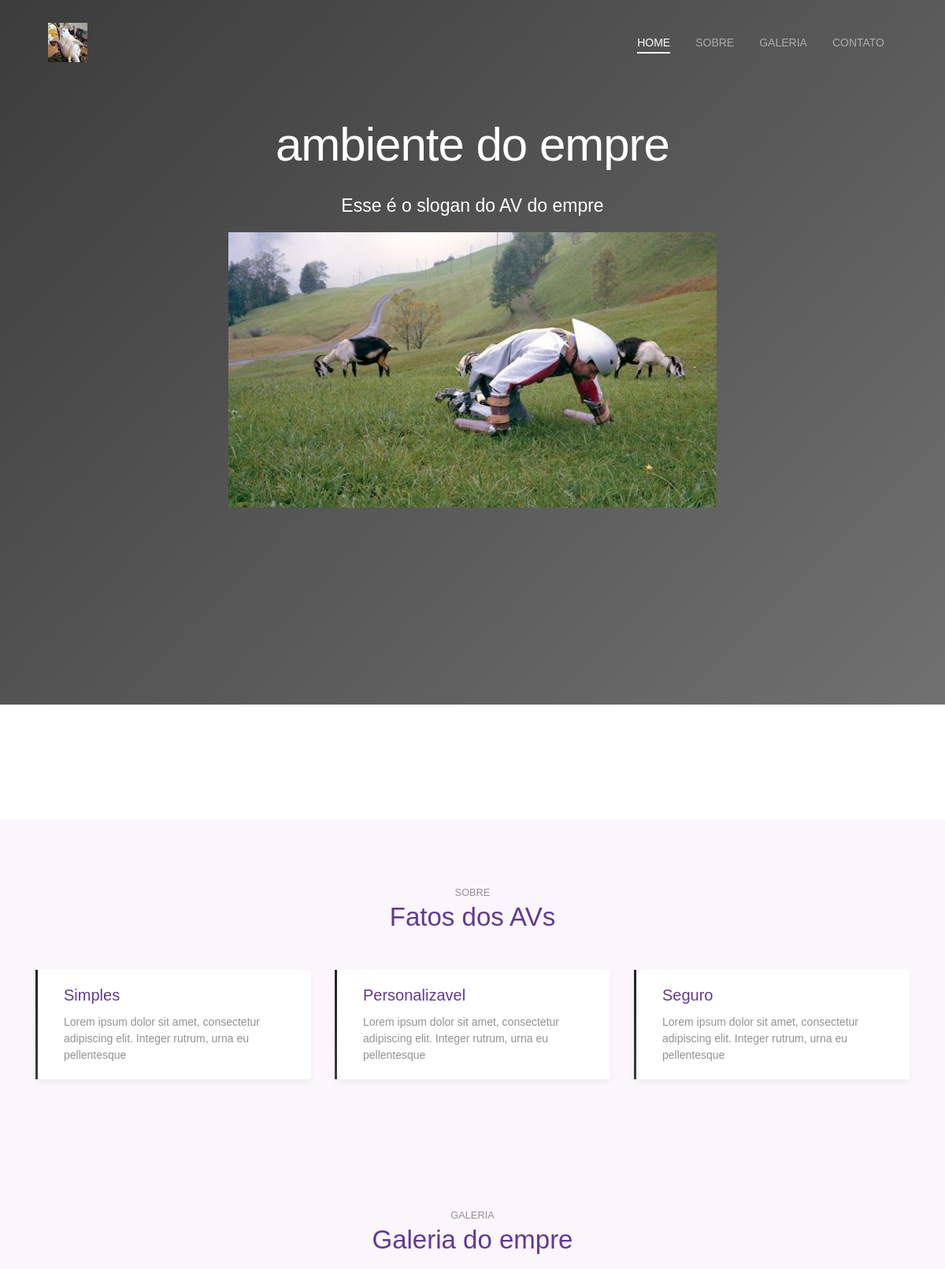
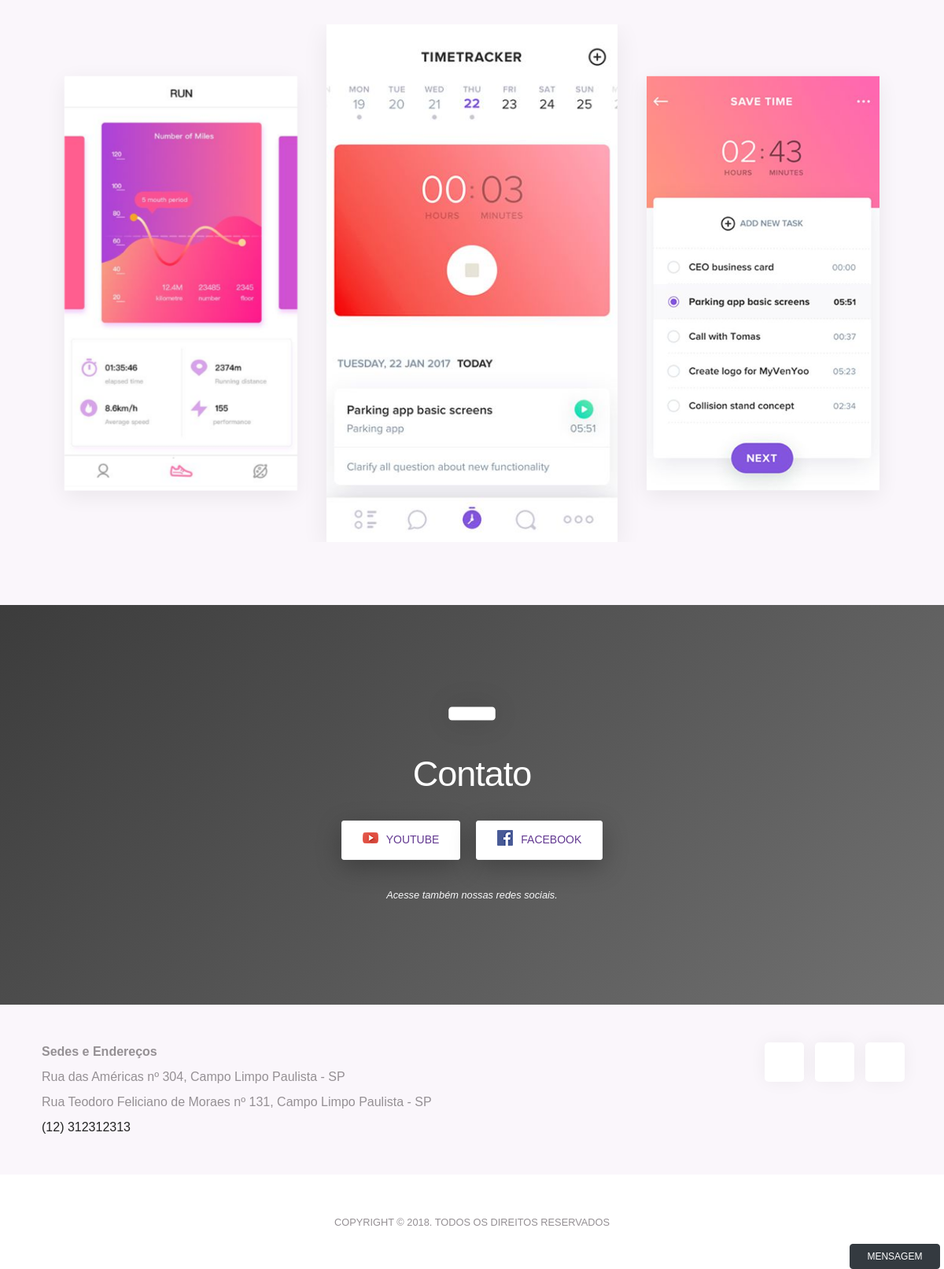
The app's page /ambiente-do-empre (signed in) with its own data (2 pictures, top to bottom).
### tables this page shows
CREATE TABLE `tbl_avs` (
  `id_av` int(11) NOT NULL,
  `user_id` int(11) NOT NULL,
  `url` varchar(220) NOT NULL,
  `nome_av` varchar(220) NOT NULL,
  `slogan_av` varchar(550) NOT NULL,
  `logo_av` varchar(220) NOT NULL,
  `categoria` varchar(220) NOT NULL,
  `func` varchar(220) NOT NULL,
  `palavras_chave` varchar(550) NOT NULL,
  `img_home_active` varchar(50) NOT NULL DEFAULT 'no',
  `img_home` varchar(220) NOT NULL,
  `part1_active` varchar(50) NOT NULL DEFAULT 'yes',
  `part1_title` varchar(110) NOT NULL DEFAULT 'Features you love',
  `part1_nome1` varchar(110) NOT NULL DEFAULT 'Simple',
  `part1_text1` varchar(220) NOT NULL DEFAULT 'Lorem ipsum dolor sit amet, consectetur adipiscing elit. Integer rutrum, urna eu pellentesque',
  `part1_nome2` varchar(110) DEFAULT 'Customize',
  `part1_text2` varchar(220) DEFAULT 'Lorem ipsum dolor sit amet, consectetur adipiscing elit. Integer rutrum, urna eu pellentesque',
  `part1_nome3` varchar(110) DEFAULT 'Secure',
  `part1_text3` varchar(220) DEFAULT 'Lorem ipsum dolor sit amet, consectetur adipiscing elit. Integer rutrum, urna eu pellentesque',
  `part2_active` varchar(50) NOT NULL DEFAULT 'yes',
  `part2_nome1` varchar(110) NOT NULL DEFAULT 'Crie sua conta',
  `part2_text1` varchar(220) NOT NULL DEFAULT 'Lorem ipsum dolor sit amet, consectetur adipiscing elit. Integer rutrum, urna eu pellentesque pretium obcaecati vel exercitationem',
  `part2_nome2` varchar(110) DEFAULT 'Compartilhe com seus amigos',
  `part2_text2` varchar(220) DEFAULT 'Lorem ipsum dolor sit amet, consectetur adipiscing elit. Integer rutrum, urna eu pellentesque pretium obcaecati vel exercitationem',
  `part2_nome3` varchar(110) DEFAULT 'Viva la vida',
  `part2_text3` varchar(220) DEFAULT 'Lorem ipsum dolor sit amet, consectetur adipiscing elit. Integer rutrum, urna eu pellentesque pretium obcaecati vel exercitationem',
  `part2_img` varchar(220) DEFAULT NULL,
  `galery_active` varchar(50) NOT NULL DEFAULT 'no',
  `galery_title` varchar(110) NOT NULL,
  `fotos` varchar(550) NOT NULL,
  `tipos` varchar(220) NOT NULL,
  `tipos_val` varchar(660) NOT NULL,
  `created` varchar(220) NOT NULL
);

CREATE TABLE `tbl_endereco` (
  `id_end` int(11) NOT NULL,
  `user_id` int(11) NOT NULL,
  `cep` varchar(50) NOT NULL,
  `rua` varchar(220) NOT NULL,
  `estado` varchar(20) NOT NULL,
  `cidade` varchar(220) NOT NULL,
  `numero` varchar(220) NOT NULL,
  `nome` varchar(220) NOT NULL,
  `active` varchar(20) DEFAULT NULL,
  `lat` varchar(50) DEFAULT NULL,
  `lon` varchar(50) DEFAULT NULL,
  `raio` varchar(20) NOT NULL
);

CREATE TABLE `tbl_usuarios` (
  `id` int(11) NOT NULL,
  `nome` varchar(220) NOT NULL,
  `nvl_acesso` varchar(50) NOT NULL,
  `email` varchar(220) NOT NULL,
  `senha` varchar(220) NOT NULL,
  `CPF_CNPJ` varchar(220) DEFAULT NULL,
  `telefone` varchar(220) NOT NULL,
  `img` varchar(220) NOT NULL,
  `status` int(11) NOT NULL,
  `created` datetime NOT NULL,
  `modified` datetime DEFAULT NULL
);

### core/Controller.php (called while the page is built)
<?php
	class Controller{
		public function loadView($nameView, $dadosView = array()){
				extract($dadosView);
			require "views/".$nameView.".php";
		}
	}
?>

### controllers/avController.php (called while the page is built, shortened)
<?php
	class avController extends Controller{
		public function index($id_av){
			$nomePag = "ambiente_virtual";
			$avsModel = new avsModel();
			$av_pesquisa = $avsModel->getDadosAV($id_av);
			$av_dados = $av_pesquisa->fetch();
			$dados = array();
			foreach ($av_dados as $key => $value) {
				if(!is_numeric($key)){
					$dados[$key] = $value;
				}
			}
			$this->loadView($nomePag, $dados);
		}
	}
?>

### core/Core.php (called while the page is built, shortened)
<?php
	class Core{
		public function run(){
			$param = array();
			$url = "/";
			if(isset($_GET['url'])){
				$url .= $_GET['url'];
			}
			if($url != "/"){
				$url = explode("/", $url);
				array_shift($url);
				$avsModel = new avsModel();
				$pesquisa = $avsModel -> procuraUrlAv($url[0]);
				if($pesquisa->rowCount() > 0){
					$dados = $pesquisa->fetch();
				}else{
					$currentController = $url[0]."Controller";
				}
				array_shift($url);
				if(isset($url[0]) && !empty($url[0])){
					$currentAction = $url[0];
					array_shift($url);
				}else{
					$currentAction = "index";
				}
				if($pesquisa->rowCount() > 0){
					$param = $dados['id_av'];
				}else{
					$param = $url;
				}
			}else{
				$currentController = "homeController";
				$currentAction = "index";
			}
			$c = new $currentController();
			call_user_func_array(array($c, $currentAction), array($param));
		}
	}
?>

### index.php (called while the page is built, shortened)
<?php
	$core = new Core();
	$core->run();
?>

### core/Model.php (called while the page is built, shortened)
<?php
	class Model{
		public function __construct(){
			global $pdo;
			$this->pdo = $pdo;
		}
	}
?>

### models/avsModel.php (called while the page is built, shortened)
<?php
class avsModel extends Model {
    public function procuraUrlAv($url) {
        $sql = "SELECT * FROM tbl_avs WHERE url = ?";
        $sql = $this->pdo->prepare($sql);
        $sql->bindValue(1, $url);
        $sql->execute();
        return $sql;
    }
}
?>

### models/enderecosModel.php (called while the page is built, shortened)
<?php
    class enderecosModel extends Model{
        public function getEnderecos($id){
            $sql = "SELECT * FROM tbl_endereco WHERE user_id = '$id'";
            $sql = $this->pdo->query($sql);
            return $sql;
        }
    }
?>

### models/usuariosModel.php (called while the page is built, shortened)
<?php
	class usuariosModel extends Model{
		public function getDados($id){
			$sql = "SELECT * FROM tbl_usuarios WHERE id = ?";
			$sql = $this->pdo->prepare($sql);
			$sql->bindValue(1, $id);
			$sql->execute();
			return $sql;
		}
	}
?>

### views/ambiente_virtual.php (the view, shortened to what this page needs)
<!DOCTYPE html>
<html>
    <head>
        <link rel="stylesheet" type="text/css" href="<?php echo BASE_URL; ?>assets/css/bootstrap.min.css">
        <link rel="stylesheet" type="text/css"  href="<?php echo BASE_URL; ?>assets/css/owl.carousel.min.css">
        <link rel="stylesheet" type="text/css"  href="<?php echo BASE_URL; ?>assets/css/style.css" >
    </head>
    <body data-spy="scroll" data-target="#navbar" data-offset="30">
        <div class="nav-menu fixed-top">
            <div class="container">
                <div class="row">
                    <div class="col-md-12">
                        <nav class="navbar navbar-dark navbar-expand-lg">
                            <a class="navbar-brand"><img src="<?php echo BASE_URL . 'assets/images/AV/' . $logo_av; ?>" class="img-fluid" alt="logo" style="height: 50px" ></a>
                            <div class="collapse navbar-collapse" id="navbar">
                                <ul class="navbar-nav ml-auto">
                                    <li class="nav-item"> <a class="nav-link active" href="#home">HOME <span class="sr-only">(current)</span></a></li>
                                    <?php if ($part1_active == "yes" || $part2_active == "yes") { ?>
                                        <li class="nav-item"> <a class="nav-link" href="#features">SOBRE</a> </li>
                                    <?php } ?>
                                    <?php if ($galery_active == "yes") { ?>
                                        <li class="nav-item"> <a class="nav-link" href="#gallery">GALERIA</a> </li>
                                    <?php } ?>
                                    <li class="nav-item"> <a class="nav-link" href="#contact">CONTATO</a> </li>
                                </ul>
                            </div>
                        </nav>
                    </div>
                </div>
            </div>
        </div>
        <header class="bg-gradient" id="home">
            <div class="container mt-5">
                <h1><?php echo $nome_av; ?></h1>
                <p class="tagline"><?php echo $slogan_av; ?></p>
            </div>
            <div class="img-holder mt-3"><?php if ($img_home_active == "yes") { ?><img src="<?php echo BASE_URL . "assets/images/AV/" . $img_home; ?>" style="height: 350px" alt="imagem" class="img-fluid"><?php } ?></div>
        </header>
        <div class="client-logos my-5" style="height:50px" id="features">
        </div>
        <?php if ($part1_active == "yes") { ?>
            <div class="section light-bg"  >
                <div class="container" >
                    <div class="section-title" >
                        <small>SOBRE</small>
                        <h3><?php echo $part1_title; ?></h3>
                    </div>
                    <div class="row">
                        <div class="col-12 col-lg-4">
                            <div class="card features">
                                <div class="card-body">
                                    <div class="media">
                                        <div class="media-body">
                                            <h4 class="card-title"><?php echo $part1_nome1; ?></h4>
                                            <p class="card-text"><?php echo $part1_text1; ?></p>
                                        </div>
                                    </div>
                                </div>
                            </div>
                        </div>
                        <div class="col-12 col-lg-4">
                            <div class="card features">
                                <div class="card-body">
                                    <div class="media">
                                        <div class="media-body">
                                            <h4 class="card-title"><?php echo $part1_nome2; ?></h4>
                                            <p class="card-text"><?php echo $part1_text2; ?></p>
                                        </div>
                                    </div>
                                </div>
                            </div>
                        </div>
                        <div class="col-12 col-lg-4">
                            <div class="card features">
                                <div class="card-body">
                                    <div class="media">
                                        <div class="media-body">
                                            <h4 class="card-title"><?php echo $part1_nome3; ?></h4>
                                            <p class="card-text"><?php echo $part1_text3; ?></p>
                                        </div>
                                    </div>
                                </div>
                            </div>
                        </div>
                    </div>
                </div>
            </div>
        <?php } ?>
        <?php if ($galery_active == "yes") { ?>
            <div class="section light-bg" id="gallery">
                <div class="container">
                    <div class="section-title">
                        <small>GALERIA</small>
                        <h3><?php echo $galery_title; ?></h3>
                    </div>
                    <div class="img-gallery owl-carousel owl-theme">
                        <?php
                        $photos = explode("$!$", $fotos);
                        foreach ($photos as $value) {
                            ?>
                            <img src="<?php echo BASE_URL.'assets/images/AV/'.$value; ?>" alt="image" />
                        <?php } ?>
                    </div>
                </div>
            </div>
        <?php } ?>
        <?php
        $usuariosModel = new usuariosModel();
        $sql = $usuariosModel->getDados($user_id);
        $dadosUser = $sql->fetch();
        ?>
        <div class="section bg-gradient">
            <div class="container">
                <div class="call-to-action">
                    <div class="box-icon"><span class="ti-mobile gradient-fill ti-3x"></span></div>
                    <h2>Contato</h2>
                    <div class="my-4">
                        <?php
                        if (isset($tipos) && !empty($tipos)) {
                            $btns = explode(",", $tipos);
                            $urls = explode("$!$", $tipos_val);
                            foreach ($btns as $key => $value) {
                                ?>
                                <a href="<?php echo $urls[$key]; ?>" class="btn btn-light"><img src="<?php echo BASE_URL; ?>assets/images/<?php echo $value; ?>-icon.png" alt="icon"> <?php
                                    if ($value == "youtube") {
                                        echo "YouTube";
                                    } elseif ($value == "face") {
                                        echo "Facebook";
                                    } elseif ($value == "twitter") {
                                        echo "Twitter";
                                    } else {
                                        echo "Instagram";
                                    }
                                    ?></a>
                                <?php
                            }
                        } else {
                            ?>
                            <a class="btn btn-outline-light"> Sem redes sociais</a>
                        <?php } ?>
                    </div>
                    <p class="text-light"><small><i>Acesse também nossas redes sociais. </i></small></p>
                </div>
            </div>
        </div>
        <div class="light-bg py-5" id="contact">
            <div class="container">
                <div class="row">
                    <div class="col-lg-6 text-center text-lg-left">
                        <p class="mb-2"> <span class="ti-location-pin mr-2"></span> <strong>Sedes e Endereços</strong></p>
                        <?php
                        $enderecosModel = new enderecosModel();
                        $sql = $enderecosModel->getEnderecos($user_id);
                        $enderecos = $sql->fetchAll();
                        foreach ($enderecos as $value) {
                            ?>
                            <p class="mb-2"> <span class="ti-location-pin mr-2"></span> <?php echo $value['rua'] . ' nº ' . $value['numero'] . ', ' . $value['cidade'] . ' - ' . $value['estado']; ?></p>
                        <?php } ?>
                        <div class="d-block d-sm-inline-block">
                            <p class="mb-0">
                                <span class="ti-headphone-alt mr-2"></span> <a href="<?php echo $dadosUser['telefone']; ?>"><?php echo $dadosUser['telefone']; ?></a>
                            </p>
                        </div>
                    </div>
                    <div class="col-lg-6">
                        <div class="social-icons">
                            <a href="#"><span class="ti-facebook"></span></a>
                            <a href="#"><span class="ti-twitter-alt"></span></a>
                            <a href="#"><span class="ti-instagram"></span></a>
                        </div>
                    </div>
                </div>
                <?php
                $valor = explode(",", $func);
                if (in_array('3', $valor)) {
                    ?>
                    <button type = "button" class = "btn btn-dark" data-toggle = "modal" data-target = "#myModal" style = "position:fixed; bottom: 0px; right:5px;">
                        Mensagem
                    </button>
                <?php }
                ?>
            </div>
        </div>
        <footer class="my-5 text-center">
            <p class="mb-2"><small>COPYRIGHT © 2018. TODOS OS DIREITOS RESERVADOS</small></p>
        </footer>
    </body>
</html>
</html>

### records on screen
tbl_avs: logo_av (picture), nome_av "ambiente do empre", slogan_av "Esse é o slogan do AV do empre", img_home (picture), part1_title "Fatos dos AVs", part1_nome1 "Simples", part1_text1 "Lorem ipsum dolor sit amet, consectetur adipiscing elit. Integer rutrum, urna eu pellentesque", part1_nome2 "Personalizavel", part1_text2 "Lorem ipsum dolor sit amet, consectetur adipiscing elit. Integer rutrum, urna eu pellentesque", part1_nome3 "Seguro", part1_text3 "Lorem ipsum dolor sit amet, consectetur adipiscing elit. Integer rutrum, urna eu pellentesque", galery_title "Galeria do empre", galery_active "yes" (drawn)
tbl_endereco: rua "Rua das Américas", numero "304", cidade "Campo Limpo Paulista", estado "SP"
tbl_endereco: rua "Rua Teodoro Feliciano de Moraes", numero "131", cidade "Campo Limpo Paulista", estado "SP"
tbl_usuarios: telefone "(12) 312312313"
